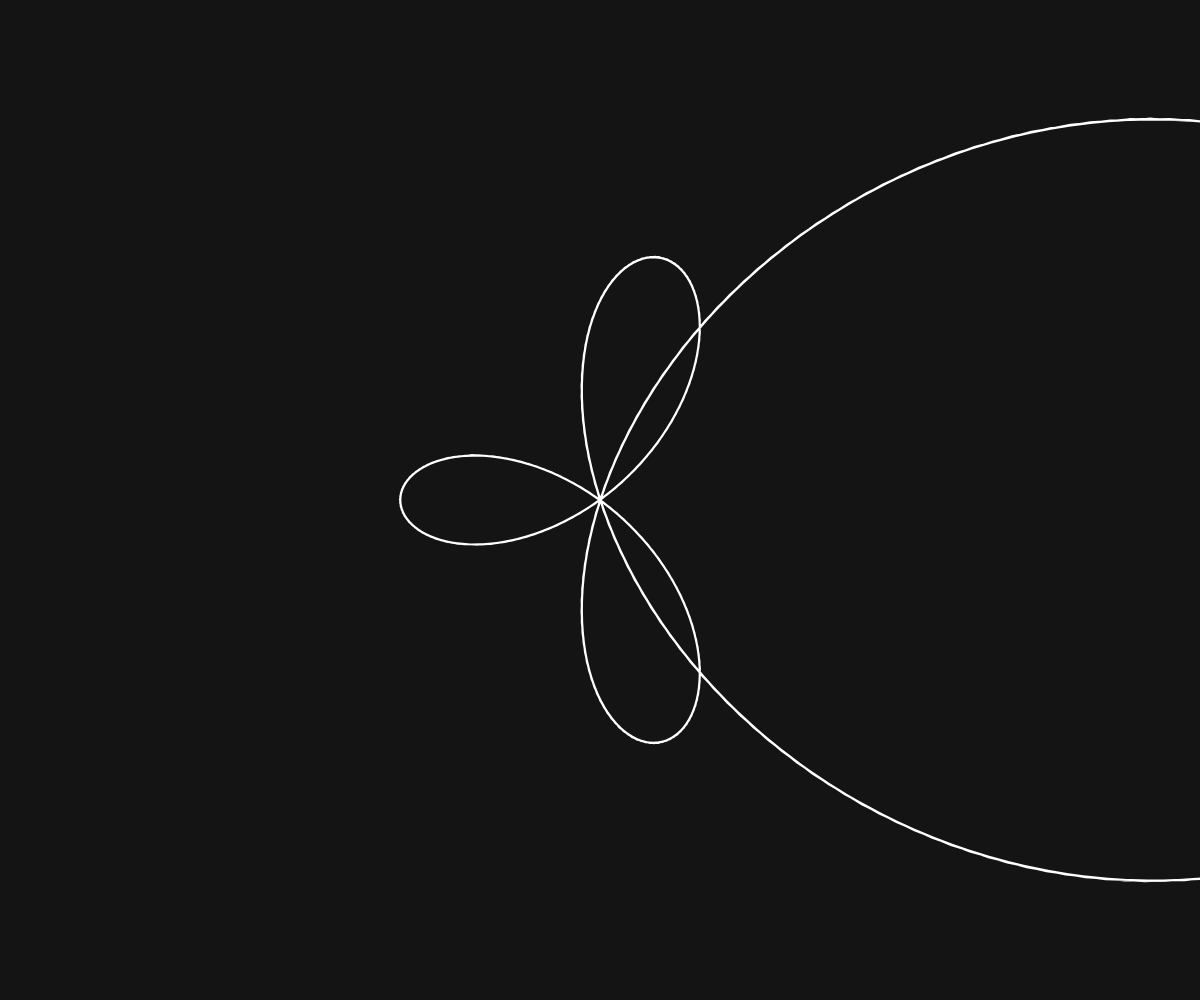
Frame 1 (no input)
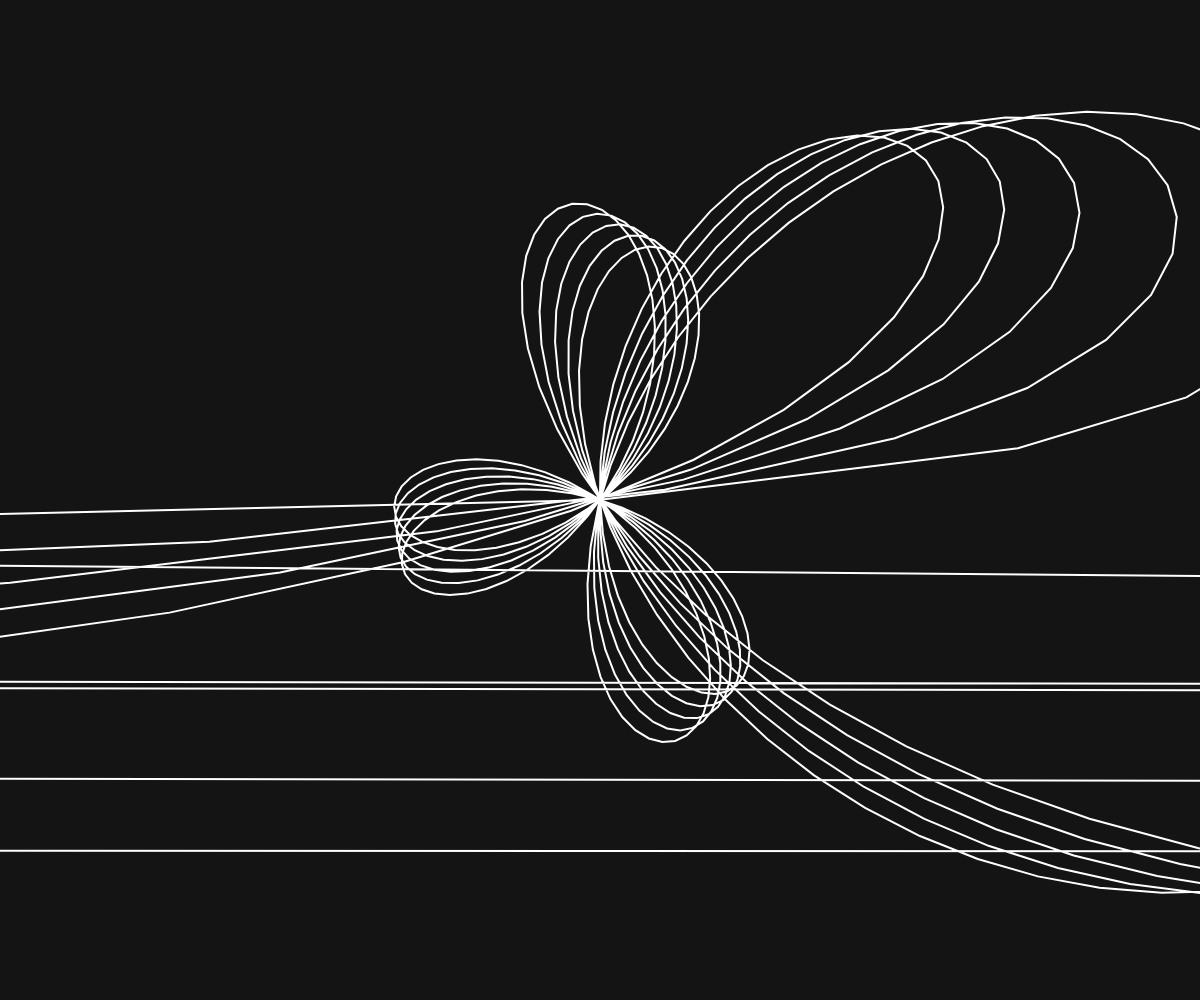
Frame 60 (no input)
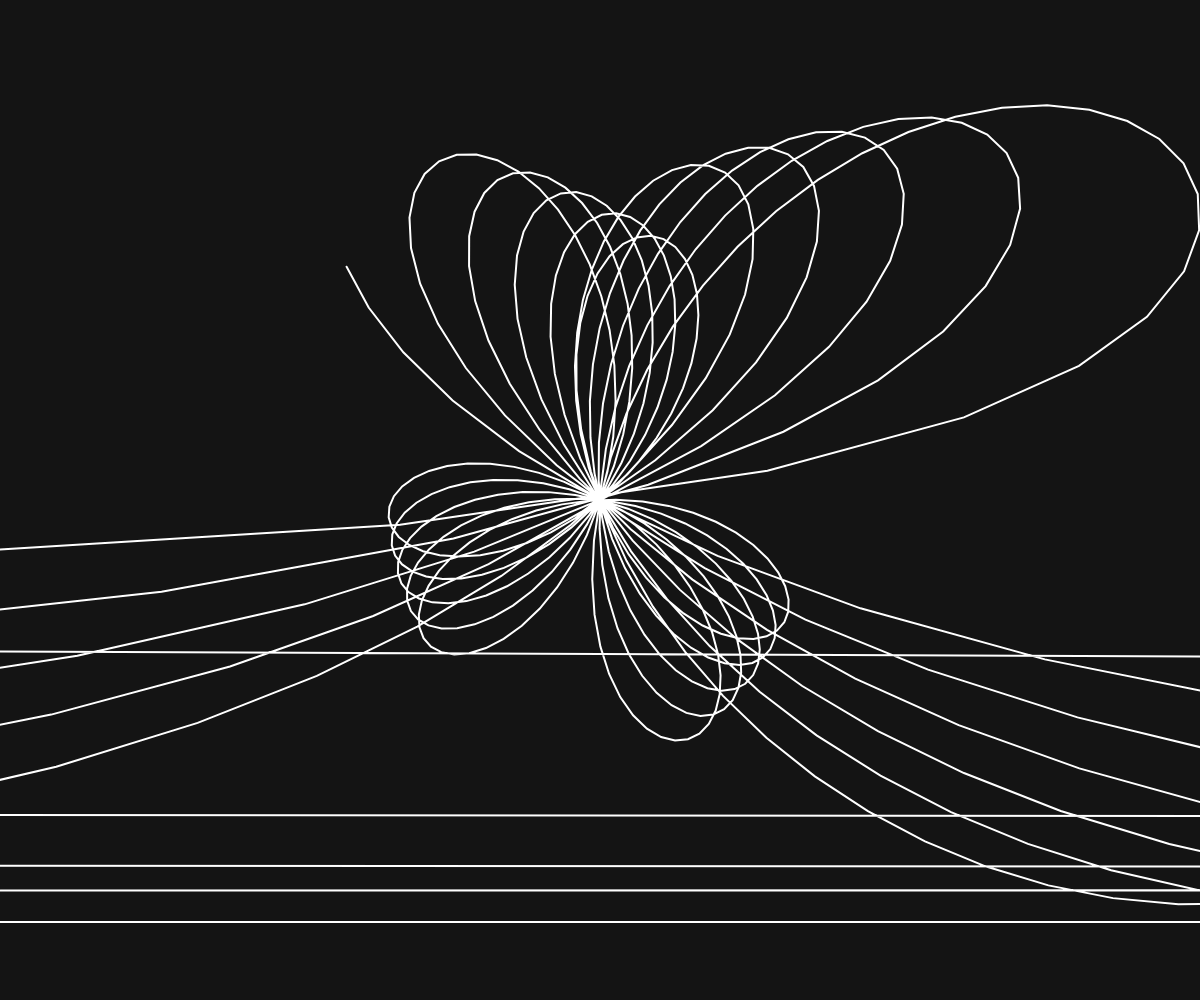
Frame 120 (the mouse pressed at the canvas centre since frame 60)

The p5.js sketch that drew these frames (run headless with seeded random() and noise() and a simulated clock; from frame 60 on, the mouse is pressed at the canvas centre):

// p5.js sketch
// ── sketch.js
let nSlider;
let scaleSlider;

function setup() {
  createCanvas(windowWidth, windowHeight);
  angleMode(RADIANS);
  noFill();
  stroke(255);
  strokeWeight(2);
}

let n = 5;
let a = 100;

function draw() {
  background(20);
  translate(width / 2, height / 2);
  beginShape();
  for (let theta = 0.01; theta < TWO_PI * n; theta += 0.05) {

    // no division by zero when theta is near 0
    let denominator = sin(theta / 2);
    if (abs(denominator) < 0.001) continue;

    let r = 2 * a * (sin(n * theta / 2) / denominator);

    // polar to cartesian conversion happens here
    let x = r * cos(theta);
    let y = r * sin(theta);

    vertex(x, y);
  }
  endShape();
  n = n + 0.001;
  a = a + 0.05;
}
